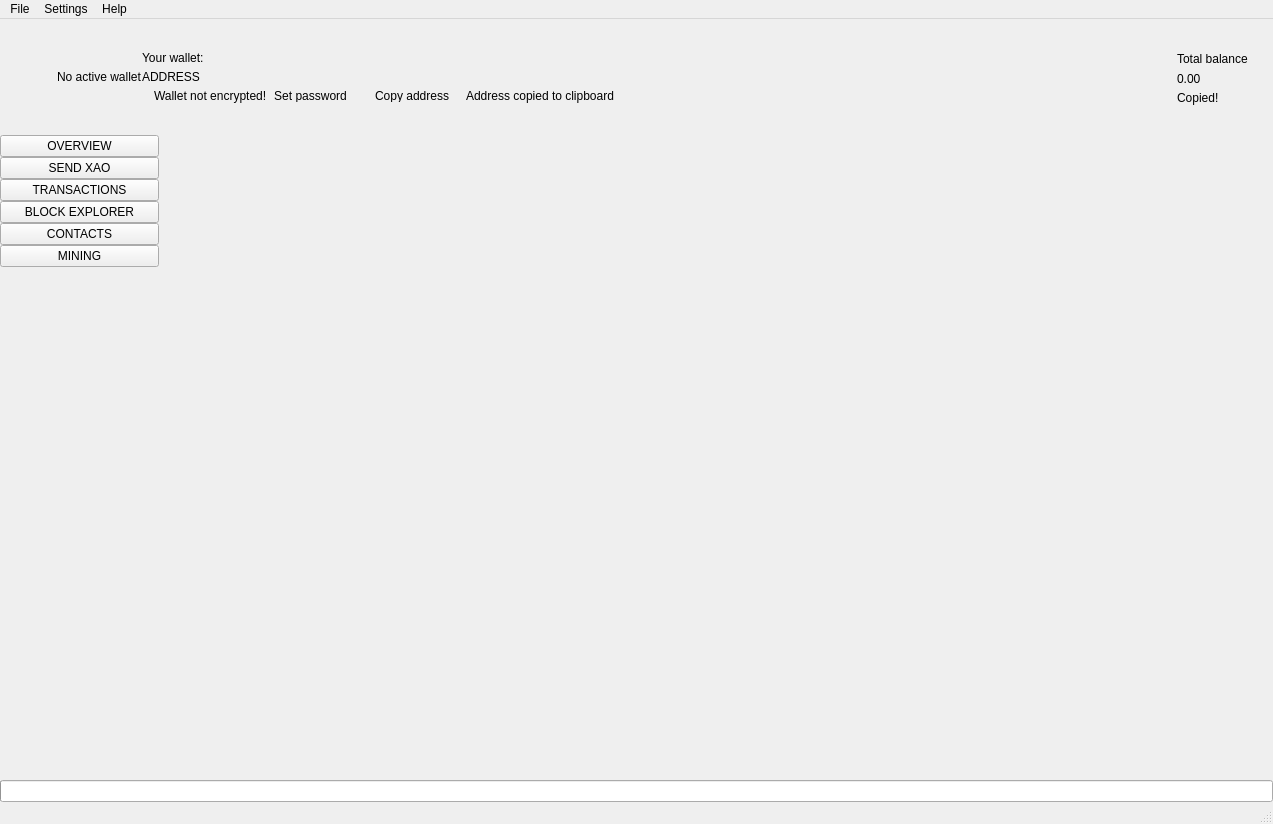
<?xml version="1.0" encoding="UTF-8"?>
<ui version="4.0">
 <class>MainWindow</class>
 <widget class="QMainWindow" name="MainWindow">
  <property name="geometry">
   <rect>
    <x>0</x>
    <y>0</y>
    <width>1273</width>
    <height>824</height>
   </rect>
  </property>
  <property name="sizePolicy">
   <sizepolicy hsizetype="Preferred" vsizetype="Preferred">
    <horstretch>0</horstretch>
    <verstretch>0</verstretch>
   </sizepolicy>
  </property>
  <property name="minimumSize">
   <size>
    <width>1260</width>
    <height>600</height>
   </size>
  </property>
  <property name="maximumSize">
   <size>
    <width>16777215</width>
    <height>16777215</height>
   </size>
  </property>
  <property name="windowTitle">
   <string>MainWindow</string>
  </property>
  <property name="windowIcon">
   <iconset>
    <normaloff>:/images/alloy</normaloff>:/images/alloy</iconset>
  </property>
  <widget class="QWidget" name="centralwidget">
   <layout class="QVBoxLayout" name="verticalLayout_2">
    <property name="spacing">
     <number>0</number>
    </property>
    <property name="leftMargin">
     <number>0</number>
    </property>
    <property name="topMargin">
     <number>0</number>
    </property>
    <property name="rightMargin">
     <number>0</number>
    </property>
    <property name="bottomMargin">
     <number>0</number>
    </property>
    <item>
     <widget class="QFrame" name="m_headerFrame">
      <property name="minimumSize">
       <size>
        <width>0</width>
        <height>116</height>
       </size>
      </property>
      <property name="maximumSize">
       <size>
        <width>16777215</width>
        <height>116</height>
       </size>
      </property>
      <property name="frameShape">
       <enum>QFrame::NoFrame</enum>
      </property>
      <property name="frameShadow">
       <enum>QFrame::Raised</enum>
      </property>
      <layout class="QHBoxLayout" name="horizontalLayout_3">
       <property name="spacing">
        <number>0</number>
       </property>
       <property name="leftMargin">
        <number>0</number>
       </property>
       <property name="topMargin">
        <number>0</number>
       </property>
       <property name="rightMargin">
        <number>25</number>
       </property>
       <property name="bottomMargin">
        <number>0</number>
       </property>
       <item>
        <spacer name="horizontalSpacer_2">
         <property name="orientation">
          <enum>Qt::Horizontal</enum>
         </property>
         <property name="sizeType">
          <enum>QSizePolicy::Fixed</enum>
         </property>
         <property name="sizeHint" stdset="0">
          <size>
           <width>30</width>
           <height>20</height>
          </size>
         </property>
        </spacer>
       </item>
       <item>
        <widget class="QLabel" name="m_logoLabel">
         <property name="text">
          <string/>
         </property>
        </widget>
       </item>
       <item>
        <spacer name="horizontalSpacer_5">
         <property name="orientation">
          <enum>Qt::Horizontal</enum>
         </property>
         <property name="sizeType">
          <enum>QSizePolicy::Fixed</enum>
         </property>
         <property name="sizeHint" stdset="0">
          <size>
           <width>20</width>
           <height>20</height>
          </size>
         </property>
        </spacer>
       </item>
       <item>
        <widget class="WalletGui::WalletSmallGrayTextLabel" name="m_noWalletLabel">
         <property name="text">
          <string>No active wallet</string>
         </property>
        </widget>
       </item>
       <item>
        <widget class="QFrame" name="m_walletFrame">
         <property name="frameShape">
          <enum>QFrame::NoFrame</enum>
         </property>
         <property name="frameShadow">
          <enum>QFrame::Raised</enum>
         </property>
         <layout class="QVBoxLayout" name="verticalLayout_3">
          <property name="spacing">
           <number>5</number>
          </property>
          <property name="leftMargin">
           <number>0</number>
          </property>
          <property name="topMargin">
           <number>0</number>
          </property>
          <property name="rightMargin">
           <number>0</number>
          </property>
          <property name="bottomMargin">
           <number>0</number>
          </property>
          <item>
           <spacer name="verticalSpacer_3">
            <property name="orientation">
             <enum>Qt::Vertical</enum>
            </property>
            <property name="sizeType">
             <enum>QSizePolicy::Minimum</enum>
            </property>
            <property name="sizeHint" stdset="0">
             <size>
              <width>20</width>
              <height>40</height>
             </size>
            </property>
           </spacer>
          </item>
          <item>
           <widget class="WalletGui::WalletSmallGrayTextLabel" name="m_walletLabel">
            <property name="text">
             <string>Your wallet:</string>
            </property>
            <property name="indent">
             <number>0</number>
            </property>
           </widget>
          </item>
          <item>
           <widget class="QLabel" name="m_addressLabel">
            <property name="sizePolicy">
             <sizepolicy hsizetype="Preferred" vsizetype="Preferred">
              <horstretch>0</horstretch>
              <verstretch>0</verstretch>
             </sizepolicy>
            </property>
            <property name="cursor">
             <cursorShape>PointingHandCursor</cursorShape>
            </property>
            <property name="toolTip">
             <string>Click to copy</string>
            </property>
            <property name="text">
             <string>ADDRESS</string>
            </property>
            <property name="indent">
             <number>0</number>
            </property>
           </widget>
          </item>
          <item>
           <layout class="QHBoxLayout" name="horizontalLayout_2">
            <property name="spacing">
             <number>0</number>
            </property>
            <item alignment="Qt::AlignTop">
             <widget class="QFrame" name="m_notEncryptedFrame">
              <property name="frameShape">
               <enum>QFrame::NoFrame</enum>
              </property>
              <property name="frameShadow">
               <enum>QFrame::Raised</enum>
              </property>
              <layout class="QHBoxLayout" name="horizontalLayout_4">
               <property name="spacing">
                <number>0</number>
               </property>
               <property name="leftMargin">
                <number>0</number>
               </property>
               <property name="topMargin">
                <number>0</number>
               </property>
               <property name="rightMargin">
                <number>0</number>
               </property>
               <property name="bottomMargin">
                <number>0</number>
               </property>
               <item alignment="Qt::AlignVCenter">
                <widget class="QLabel" name="m_notEncryptedIconLabel">
                 <property name="text">
                  <string/>
                 </property>
                 <property name="pixmap">
                  <pixmap resource="../../resources.qrc">:/icons/lock_open_gray</pixmap>
                 </property>
                 <property name="alignment">
                  <set>Qt::AlignLeading|Qt::AlignLeft|Qt::AlignVCenter</set>
                 </property>
                </widget>
               </item>
               <item>
                <spacer name="horizontalSpacer_11">
                 <property name="orientation">
                  <enum>Qt::Horizontal</enum>
                 </property>
                 <property name="sizeType">
                  <enum>QSizePolicy::Fixed</enum>
                 </property>
                 <property name="sizeHint" stdset="0">
                  <size>
                   <width>5</width>
                   <height>3</height>
                  </size>
                 </property>
                </spacer>
               </item>
               <item alignment="Qt::AlignVCenter">
                <widget class="WalletGui::WalletTinyGrayTextLabel" name="m_notEncryptedTextLabel">
                 <property name="text">
                  <string>Wallet not encrypted!</string>
                 </property>
                 <property name="alignment">
                  <set>Qt::AlignLeading|Qt::AlignLeft|Qt::AlignVCenter</set>
                 </property>
                </widget>
               </item>
               <item>
                <spacer name="horizontalSpacer_9">
                 <property name="orientation">
                  <enum>Qt::Horizontal</enum>
                 </property>
                 <property name="sizeType">
                  <enum>QSizePolicy::Fixed</enum>
                 </property>
                 <property name="sizeHint" stdset="0">
                  <size>
                   <width>3</width>
                   <height>3</height>
                  </size>
                 </property>
                </spacer>
               </item>
               <item alignment="Qt::AlignVCenter">
                <widget class="WalletGui::WalletTinyLinkLikeButton" name="m_encryptButton">
                 <property name="sizePolicy">
                  <sizepolicy hsizetype="Minimum" vsizetype="Minimum">
                   <horstretch>0</horstretch>
                   <verstretch>0</verstretch>
                  </sizepolicy>
                 </property>
                 <property name="minimumSize">
                  <size>
                   <width>0</width>
                   <height>3</height>
                  </size>
                 </property>
                 <property name="cursor">
                  <cursorShape>PointingHandCursor</cursorShape>
                 </property>
                 <property name="text">
                  <string>Set password</string>
                 </property>
                 <property name="flat">
                  <bool>true</bool>
                 </property>
                </widget>
               </item>
               <item>
                <spacer name="horizontalSpacer_10">
                 <property name="orientation">
                  <enum>Qt::Horizontal</enum>
                 </property>
                 <property name="sizeType">
                  <enum>QSizePolicy::Fixed</enum>
                 </property>
                 <property name="sizeHint" stdset="0">
                  <size>
                   <width>20</width>
                   <height>3</height>
                  </size>
                 </property>
                </spacer>
               </item>
              </layout>
             </widget>
            </item>
            <item alignment="Qt::AlignVCenter">
             <widget class="WalletGui::WalletTinyLinkLikeButton" name="m_copyAddressButton">
              <property name="sizePolicy">
               <sizepolicy hsizetype="Minimum" vsizetype="Minimum">
                <horstretch>0</horstretch>
                <verstretch>0</verstretch>
               </sizepolicy>
              </property>
              <property name="minimumSize">
               <size>
                <width>0</width>
                <height>3</height>
               </size>
              </property>
              <property name="cursor">
               <cursorShape>PointingHandCursor</cursorShape>
              </property>
              <property name="focusPolicy">
               <enum>Qt::NoFocus</enum>
              </property>
              <property name="autoFillBackground">
               <bool>true</bool>
              </property>
              <property name="text">
               <string>Copy address</string>
              </property>
              <property name="flat">
               <bool>true</bool>
              </property>
             </widget>
            </item>
            <item>
             <spacer name="horizontalSpacer_7">
              <property name="orientation">
               <enum>Qt::Horizontal</enum>
              </property>
              <property name="sizeType">
               <enum>QSizePolicy::Fixed</enum>
              </property>
              <property name="sizeHint" stdset="0">
               <size>
                <width>13</width>
                <height>3</height>
               </size>
              </property>
             </spacer>
            </item>
            <item alignment="Qt::AlignVCenter">
             <widget class="WalletGui::CopyMagicLabel" name="m_copyAddressLabel">
              <property name="text">
               <string>Address copied to clipboard</string>
              </property>
              <property name="alignment">
               <set>Qt::AlignLeading|Qt::AlignLeft|Qt::AlignVCenter</set>
              </property>
             </widget>
            </item>
            <item>
             <spacer name="horizontalSpacer">
              <property name="orientation">
               <enum>Qt::Horizontal</enum>
              </property>
              <property name="sizeHint" stdset="0">
               <size>
                <width>40</width>
                <height>3</height>
               </size>
              </property>
             </spacer>
            </item>
           </layout>
          </item>
          <item>
           <spacer name="verticalSpacer_2">
            <property name="orientation">
             <enum>Qt::Vertical</enum>
            </property>
            <property name="sizeType">
             <enum>QSizePolicy::Minimum</enum>
            </property>
            <property name="sizeHint" stdset="0">
             <size>
              <width>20</width>
              <height>40</height>
             </size>
            </property>
           </spacer>
          </item>
         </layout>
        </widget>
       </item>
       <item>
        <spacer name="horizontalSpacer_3">
         <property name="orientation">
          <enum>Qt::Horizontal</enum>
         </property>
         <property name="sizeType">
          <enum>QSizePolicy::Expanding</enum>
         </property>
         <property name="sizeHint" stdset="0">
          <size>
           <width>34</width>
           <height>20</height>
          </size>
         </property>
        </spacer>
       </item>
       <item>
        <spacer name="horizontalSpacer_8">
         <property name="orientation">
          <enum>Qt::Horizontal</enum>
         </property>
         <property name="sizeType">
          <enum>QSizePolicy::Fixed</enum>
         </property>
         <property name="sizeHint" stdset="0">
          <size>
           <width>34</width>
           <height>20</height>
          </size>
         </property>
        </spacer>
       </item>
       <item alignment="Qt::AlignRight|Qt::AlignVCenter">
        <widget class="QFrame" name="m_balanceFrame">
         <layout class="QGridLayout" name="gridLayout">
          <property name="leftMargin">
           <number>0</number>
          </property>
          <property name="topMargin">
           <number>30</number>
          </property>
          <property name="rightMargin">
           <number>0</number>
          </property>
          <property name="bottomMargin">
           <number>0</number>
          </property>
          <property name="verticalSpacing">
           <number>3</number>
          </property>
          <item row="0" column="2">
           <layout class="QVBoxLayout" name="verticalLayout_4">
            <item>
             <widget class="QLabel" name="m_balanceTextLabel">
              <property name="text">
               <string>Total balance</string>
              </property>
             </widget>
            </item>
            <item>
             <widget class="QLabel" name="m_balanceLabel">
              <property name="cursor">
               <cursorShape>PointingHandCursor</cursorShape>
              </property>
              <property name="toolTip">
               <string>Click to copy</string>
              </property>
              <property name="text">
               <string>0.00</string>
              </property>
             </widget>
            </item>
           </layout>
          </item>
          <item row="1" column="2">
           <widget class="WalletGui::CopyMagicLabel" name="m_balanceCopyLabel">
            <property name="text">
             <string>Copied!</string>
            </property>
           </widget>
          </item>
          <item row="0" column="1">
           <spacer name="horizontalSpacer_6">
            <property name="orientation">
             <enum>Qt::Horizontal</enum>
            </property>
            <property name="sizeType">
             <enum>QSizePolicy::Fixed</enum>
            </property>
            <property name="sizeHint" stdset="0">
             <size>
              <width>2</width>
              <height>39</height>
             </size>
            </property>
           </spacer>
          </item>
          <item row="2" column="2">
           <spacer name="verticalSpacer_5">
            <property name="orientation">
             <enum>Qt::Vertical</enum>
            </property>
            <property name="sizeType">
             <enum>QSizePolicy::Expanding</enum>
            </property>
            <property name="sizeHint" stdset="0">
             <size>
              <width>20</width>
              <height>50</height>
             </size>
            </property>
           </spacer>
          </item>
          <item row="0" column="0">
           <widget class="QLabel" name="m_balanceIconLabel">
            <property name="text">
             <string/>
            </property>
            <property name="pixmap">
             <pixmap resource="../../resources.qrc">:/icons/total_balance</pixmap>
            </property>
           </widget>
          </item>
         </layout>
        </widget>
       </item>
      </layout>
     </widget>
    </item>
    <item>
     <layout class="QHBoxLayout" name="horizontalLayout" stretch="0,0,0,0,0,0,0,0">
      <property name="spacing">
       <number>0</number>
      </property>
      <item>
       <widget class="QFrame" name="m_toolFrame">
        <property name="frameShape">
         <enum>QFrame::NoFrame</enum>
        </property>
        <property name="frameShadow">
         <enum>QFrame::Plain</enum>
        </property>
        <property name="lineWidth">
         <number>0</number>
        </property>
        <layout class="QVBoxLayout" name="verticalLayout">
         <property name="spacing">
          <number>0</number>
         </property>
         <property name="leftMargin">
          <number>0</number>
         </property>
         <property name="topMargin">
          <number>0</number>
         </property>
         <property name="rightMargin">
          <number>0</number>
         </property>
         <property name="bottomMargin">
          <number>0</number>
         </property>
         <item>
          <widget class="QPushButton" name="m_overviewButton">
           <property name="sizePolicy">
            <sizepolicy hsizetype="Minimum" vsizetype="Fixed">
             <horstretch>0</horstretch>
             <verstretch>0</verstretch>
            </sizepolicy>
           </property>
           <property name="focusPolicy">
            <enum>Qt::NoFocus</enum>
           </property>
           <property name="text">
            <string>OVERVIEW</string>
           </property>
           <property name="checkable">
            <bool>true</bool>
           </property>
           <attribute name="buttonGroup">
            <string notr="true">m_toolButtonGroup</string>
           </attribute>
          </widget>
         </item>
         <item>
          <widget class="QPushButton" name="m_sendButton">
           <property name="sizePolicy">
            <sizepolicy hsizetype="Minimum" vsizetype="Fixed">
             <horstretch>0</horstretch>
             <verstretch>0</verstretch>
            </sizepolicy>
           </property>
           <property name="focusPolicy">
            <enum>Qt::NoFocus</enum>
           </property>
           <property name="text">
            <string>SEND XAO</string>
           </property>
           <property name="checkable">
            <bool>true</bool>
           </property>
           <attribute name="buttonGroup">
            <string notr="true">m_toolButtonGroup</string>
           </attribute>
          </widget>
         </item>
         <item>
          <widget class="QPushButton" name="m_transactionsButton">
           <property name="sizePolicy">
            <sizepolicy hsizetype="Minimum" vsizetype="Fixed">
             <horstretch>0</horstretch>
             <verstretch>0</verstretch>
            </sizepolicy>
           </property>
           <property name="focusPolicy">
            <enum>Qt::NoFocus</enum>
           </property>
           <property name="text">
            <string>TRANSACTIONS</string>
           </property>
           <property name="checkable">
            <bool>true</bool>
           </property>
           <attribute name="buttonGroup">
            <string notr="true">m_toolButtonGroup</string>
           </attribute>
          </widget>
         </item>
         <item>
          <widget class="QPushButton" name="m_blockExplorerButton">
           <property name="focusPolicy">
            <enum>Qt::NoFocus</enum>
           </property>
           <property name="text">
            <string>BLOCK EXPLORER</string>
           </property>
           <property name="checkable">
            <bool>true</bool>
           </property>
           <attribute name="buttonGroup">
            <string notr="true">m_toolButtonGroup</string>
           </attribute>
          </widget>
         </item>
         <item>
          <widget class="QPushButton" name="m_addressBookButton">
           <property name="sizePolicy">
            <sizepolicy hsizetype="Minimum" vsizetype="Fixed">
             <horstretch>0</horstretch>
             <verstretch>0</verstretch>
            </sizepolicy>
           </property>
           <property name="focusPolicy">
            <enum>Qt::NoFocus</enum>
           </property>
           <property name="text">
            <string>CONTACTS</string>
           </property>
           <property name="checkable">
            <bool>true</bool>
           </property>
           <attribute name="buttonGroup">
            <string notr="true">m_toolButtonGroup</string>
           </attribute>
          </widget>
         </item>
         <item>
          <widget class="QPushButton" name="m_miningButton">
           <property name="focusPolicy">
            <enum>Qt::NoFocus</enum>
           </property>
           <property name="text">
            <string>MINING</string>
           </property>
           <property name="checkable">
            <bool>true</bool>
           </property>
           <attribute name="buttonGroup">
            <string notr="true">m_toolButtonGroup</string>
           </attribute>
          </widget>
         </item>
         <item>
          <spacer name="verticalSpacer">
           <property name="orientation">
            <enum>Qt::Vertical</enum>
           </property>
           <property name="sizeHint" stdset="0">
            <size>
             <width>20</width>
             <height>40</height>
            </size>
           </property>
          </spacer>
         </item>
        </layout>
       </widget>
      </item>
      <item>
       <widget class="WalletGui::OverviewFrame" name="m_overviewFrame">
        <property name="frameShape">
         <enum>QFrame::NoFrame</enum>
        </property>
        <property name="frameShadow">
         <enum>QFrame::Raised</enum>
        </property>
       </widget>
      </item>
      <item>
       <widget class="WalletGui::SendFrame" name="m_sendFrame">
        <property name="frameShape">
         <enum>QFrame::NoFrame</enum>
        </property>
        <property name="frameShadow">
         <enum>QFrame::Raised</enum>
        </property>
       </widget>
      </item>
      <item>
       <widget class="WalletGui::TransactionsFrame" name="m_transactionsFrame">
        <property name="frameShape">
         <enum>QFrame::NoFrame</enum>
        </property>
        <property name="frameShadow">
         <enum>QFrame::Raised</enum>
        </property>
       </widget>
      </item>
      <item>
       <widget class="WalletGui::AddressBookFrame" name="m_addressBookFrame">
        <property name="frameShape">
         <enum>QFrame::NoFrame</enum>
        </property>
        <property name="frameShadow">
         <enum>QFrame::Raised</enum>
        </property>
       </widget>
      </item>
      <item>
       <widget class="WalletGui::NoWalletFrame" name="m_noWalletFrame">
        <property name="frameShape">
         <enum>QFrame::NoFrame</enum>
        </property>
        <property name="frameShadow">
         <enum>QFrame::Raised</enum>
        </property>
       </widget>
      </item>
      <item>
       <widget class="WalletGui::BlockExplorerFrame" name="m_blockExplorerFrame">
        <property name="frameShape">
         <enum>QFrame::NoFrame</enum>
        </property>
        <property name="frameShadow">
         <enum>QFrame::Raised</enum>
        </property>
       </widget>
      </item>
      <item>
       <widget class="WalletGui::MiningFrame" name="m_miningFrame">
        <property name="frameShape">
         <enum>QFrame::NoFrame</enum>
        </property>
        <property name="frameShadow">
         <enum>QFrame::Raised</enum>
        </property>
       </widget>
      </item>
     </layout>
    </item>
    <item>
     <widget class="QProgressBar" name="m_syncProgress">
      <property name="maximum">
       <number>100</number>
      </property>
      <property name="value">
       <number>0</number>
      </property>
      <property name="textVisible">
       <bool>false</bool>
      </property>
     </widget>
    </item>
   </layout>
  </widget>
  <widget class="QMenuBar" name="menubar">
   <property name="geometry">
    <rect>
     <x>0</x>
     <y>0</y>
     <width>1273</width>
     <height>21</height>
    </rect>
   </property>
   <widget class="QMenu" name="menuFile">
    <property name="title">
     <string>File</string>
    </property>
    <addaction name="m_createWalletAction"/>
    <addaction name="m_openWalletAction"/>
    <addaction name="m_recentWalletsAction"/>
    <addaction name="m_backupWalletAction"/>
    <addaction name="m_saveKeysAction"/>
    <addaction name="m_resetAction"/>
    <addaction name="m_importKeyAction"/>
    <addaction name="m_exportKeyAction"/>
    <addaction name="m_exportTrackingKeyAction"/>
    <addaction name="m_exitAction"/>
   </widget>
   <widget class="QMenu" name="menuSettings">
    <property name="title">
     <string>Settings</string>
    </property>
    <widget class="QMenu" name="menuThemes">
     <property name="title">
      <string>Themes</string>
     </property>
    </widget>
    <addaction name="m_encryptWalletAction"/>
    <addaction name="m_changePasswordAction"/>
    <addaction name="separator"/>
    <addaction name="m_autostartAction"/>
    <addaction name="m_minimizeToTrayAction"/>
    <addaction name="m_closeToTrayAction"/>
    <addaction name="separator"/>
    <addaction name="m_preferencesAction"/>
    <addaction name="menuThemes"/>
   </widget>
   <widget class="QMenu" name="menuHelp">
    <property name="title">
     <string>Help</string>
    </property>
    <addaction name="m_communityForumAction"/>
    <addaction name="m_reportIssueAction"/>
    <addaction name="m_aboutAlloyAction"/>
    <addaction name="m_aboutQtAction"/>
   </widget>
   <addaction name="menuFile"/>
   <addaction name="menuSettings"/>
   <addaction name="menuHelp"/>
  </widget>
  <widget class="WalletGui::WalletStatusBar" name="statusBar"/>
  <action name="m_exitAction">
   <property name="checkable">
    <bool>false</bool>
   </property>
   <property name="enabled">
    <bool>true</bool>
   </property>
   <property name="text">
    <string>Exit</string>
   </property>
   <property name="shortcut">
    <string>Ctrl+Q</string>
   </property>
  </action>
  <action name="m_createWalletAction">
   <property name="enabled">
    <bool>true</bool>
   </property>
   <property name="text">
    <string>Create wallet</string>
   </property>
  </action>
  <action name="m_openWalletAction">
   <property name="enabled">
    <bool>true</bool>
   </property>
   <property name="text">
    <string>Open wallet</string>
   </property>
  </action>
  <action name="m_encryptWalletAction">
   <property name="enabled">
    <bool>true</bool>
   </property>
   <property name="text">
    <string>Encrypt wallet</string>
   </property>
  </action>
  <action name="m_changePasswordAction">
   <property name="enabled">
    <bool>true</bool>
   </property>
   <property name="text">
    <string>Change password</string>
   </property>
   <property name="toolTip">
    <string>Change password</string>
   </property>
  </action>
  <action name="m_aboutAlloyAction">
   <property name="enabled">
    <bool>true</bool>
   </property>
   <property name="text">
    <string>About Alloy</string>
   </property>
  </action>
  <action name="m_aboutQtAction">
   <property name="enabled">
    <bool>true</bool>
   </property>
   <property name="text">
    <string>About Qt</string>
   </property>
  </action>
  <action name="m_backupWalletAction">
   <property name="enabled">
    <bool>true</bool>
   </property>
   <property name="text">
    <string>Backup wallet</string>
   </property>
  </action>
  <action name="m_autostartAction">
   <property name="checkable">
    <bool>true</bool>
   </property>
   <property name="text">
    <string>Start on system login</string>
   </property>
  </action>
  <action name="m_minimizeToTrayAction">
   <property name="checkable">
    <bool>true</bool>
   </property>
   <property name="text">
    <string>Minimize to tray</string>
   </property>
  </action>
  <action name="m_closeToTrayAction">
   <property name="checkable">
    <bool>true</bool>
   </property>
   <property name="text">
    <string>Close to tray</string>
   </property>
  </action>
  <action name="m_preferencesAction">
   <property name="text">
    <string>Preferences</string>
   </property>
  </action>
  <action name="m_recentWalletsAction">
   <property name="text">
    <string>Recent wallets</string>
   </property>
  </action>
  <action name="m_exportTrackingKeyAction">
   <property name="text">
    <string>Export tracking key</string>
   </property>
   <property name="toolTip">
    <string>Export tracking key</string>
   </property>
  </action>
  <action name="m_importKeyAction">
   <property name="text">
    <string>Import key</string>
   </property>
   <property name="toolTip">
    <string>Import key</string>
   </property>
  </action>
  <action name="m_communityForumAction">
   <property name="text">
    <string>Community forum</string>
   </property>
  </action>
  <action name="m_reportIssueAction">
   <property name="text">
    <string>Report an issue</string>
   </property>
  </action>
  <action name="m_resetAction">
   <property name="text">
    <string>Reset wallet</string>
   </property>
  </action>
  <action name="m_saveKeysAction">
   <property name="text">
    <string>Save wallet keys</string>
   </property>
  </action>
  <action name="m_exportKeyAction">
   <property name="text">
    <string>Export key</string>
   </property>
   <property name="toolTip">
    <string>Export key</string>
   </property>
  </action>
 </widget>
 <customwidgets>
  <customwidget>
   <class>WalletGui::WalletSmallGrayTextLabel</class>
   <extends>QLabel</extends>
   <header>Gui/Common/WalletTextLabel.h</header>
  </customwidget>
  <customwidget>
   <class>WalletGui::CopyMagicLabel</class>
   <extends>QLabel</extends>
   <header>Gui/Common/CopyMagicLabel.h</header>
  </customwidget>
  <customwidget>
   <class>WalletGui::WalletTinyLinkLikeButton</class>
   <extends>QPushButton</extends>
   <header>Gui/Common/WalletLinkLikeButton.h</header>
  </customwidget>
  <customwidget>
   <class>WalletGui::OverviewFrame</class>
   <extends>QFrame</extends>
   <header>Gui/Overview/OverviewFrame.h</header>
   <container>1</container>
  </customwidget>
  <customwidget>
   <class>WalletGui::NoWalletFrame</class>
   <extends>QFrame</extends>
   <header>Gui/NoWallet/NoWalletFrame.h</header>
   <container>1</container>
  </customwidget>
  <customwidget>
   <class>WalletGui::WalletTinyGrayTextLabel</class>
   <extends>QLabel</extends>
   <header>Gui/Common/WalletTextLabel.h</header>
  </customwidget>
  <customwidget>
   <class>WalletGui::TransactionsFrame</class>
   <extends>QFrame</extends>
   <header>Gui/Transactions/TransactionsFrame.h</header>
   <container>1</container>
  </customwidget>
  <customwidget>
   <class>WalletGui::SendFrame</class>
   <extends>QFrame</extends>
   <header>Gui/Send/SendFrame.h</header>
   <container>1</container>
  </customwidget>
  <customwidget>
   <class>WalletGui::AddressBookFrame</class>
   <extends>QFrame</extends>
   <header>Gui/AddressBook/AddressBookFrame.h</header>
   <container>1</container>
  </customwidget>
  <customwidget>
   <class>WalletGui::BlockExplorerFrame</class>
   <extends>QFrame</extends>
   <header>Gui/BlockchainExplorer/BlockExplorerFrame.h</header>
   <container>1</container>
  </customwidget>
  <customwidget>
   <class>WalletGui::MiningFrame</class>
   <extends>QFrame</extends>
   <header>Gui/Mining/MiningFrame.h</header>
   <container>1</container>
  </customwidget>
  <customwidget>
   <class>WalletGui::WalletStatusBar</class>
   <extends>QStatusBar</extends>
   <header>Gui/MainWindow/WalletStatusBar.h</header>
  </customwidget>
 </customwidgets>
 <resources>
  <include location="../../resources.qrc"/>
 </resources>
 <connections>
  <connection>
   <sender>m_createWalletAction</sender>
   <signal>triggered()</signal>
   <receiver>MainWindow</receiver>
   <slot>createWallet()</slot>
   <hints>
    <hint type="sourcelabel">
     <x>-1</x>
     <y>-1</y>
    </hint>
    <hint type="destinationlabel">
     <x>449</x>
     <y>299</y>
    </hint>
   </hints>
  </connection>
  <connection>
   <sender>m_openWalletAction</sender>
   <signal>triggered()</signal>
   <receiver>MainWindow</receiver>
   <slot>openWallet()</slot>
   <hints>
    <hint type="sourcelabel">
     <x>-1</x>
     <y>-1</y>
    </hint>
    <hint type="destinationlabel">
     <x>449</x>
     <y>299</y>
    </hint>
   </hints>
  </connection>
  <connection>
   <sender>m_encryptWalletAction</sender>
   <signal>triggered()</signal>
   <receiver>MainWindow</receiver>
   <slot>encryptWallet()</slot>
   <hints>
    <hint type="sourcelabel">
     <x>-1</x>
     <y>-1</y>
    </hint>
    <hint type="destinationlabel">
     <x>449</x>
     <y>299</y>
    </hint>
   </hints>
  </connection>
  <connection>
   <sender>m_changePasswordAction</sender>
   <signal>triggered()</signal>
   <receiver>MainWindow</receiver>
   <slot>encryptWallet()</slot>
   <hints>
    <hint type="sourcelabel">
     <x>-1</x>
     <y>-1</y>
    </hint>
    <hint type="destinationlabel">
     <x>449</x>
     <y>299</y>
    </hint>
   </hints>
  </connection>
  <connection>
   <sender>m_aboutQtAction</sender>
   <signal>triggered()</signal>
   <receiver>MainWindow</receiver>
   <slot>aboutQt()</slot>
   <hints>
    <hint type="sourcelabel">
     <x>-1</x>
     <y>-1</y>
    </hint>
    <hint type="destinationlabel">
     <x>449</x>
     <y>299</y>
    </hint>
   </hints>
  </connection>
  <connection>
   <sender>m_backupWalletAction</sender>
   <signal>triggered()</signal>
   <receiver>MainWindow</receiver>
   <slot>backupWallet()</slot>
   <hints>
    <hint type="sourcelabel">
     <x>-1</x>
     <y>-1</y>
    </hint>
    <hint type="destinationlabel">
     <x>449</x>
     <y>299</y>
    </hint>
   </hints>
  </connection>
  <connection>
   <sender>m_aboutAlloyAction</sender>
   <signal>triggered()</signal>
   <receiver>MainWindow</receiver>
   <slot>about()</slot>
   <hints>
    <hint type="sourcelabel">
     <x>-1</x>
     <y>-1</y>
    </hint>
    <hint type="destinationlabel">
     <x>459</x>
     <y>299</y>
    </hint>
   </hints>
  </connection>
  <connection>
   <sender>m_overviewButton</sender>
   <signal>toggled(bool)</signal>
   <receiver>m_overviewFrame</receiver>
   <slot>setVisible(bool)</slot>
   <hints>
    <hint type="sourcelabel">
     <x>105</x>
     <y>154</y>
    </hint>
    <hint type="destinationlabel">
     <x>315</x>
     <y>448</y>
    </hint>
   </hints>
  </connection>
  <connection>
   <sender>m_transactionsButton</sender>
   <signal>toggled(bool)</signal>
   <receiver>m_transactionsFrame</receiver>
   <slot>setVisible(bool)</slot>
   <hints>
    <hint type="sourcelabel">
     <x>105</x>
     <y>178</y>
    </hint>
    <hint type="destinationlabel">
     <x>734</x>
     <y>448</y>
    </hint>
   </hints>
  </connection>
  <connection>
   <sender>m_addressBookButton</sender>
   <signal>toggled(bool)</signal>
   <receiver>m_addressBookFrame</receiver>
   <slot>setVisible(bool)</slot>
   <hints>
    <hint type="sourcelabel">
     <x>105</x>
     <y>226</y>
    </hint>
    <hint type="destinationlabel">
     <x>944</x>
     <y>448</y>
    </hint>
   </hints>
  </connection>
  <connection>
   <sender>m_sendButton</sender>
   <signal>toggled(bool)</signal>
   <receiver>m_sendFrame</receiver>
   <slot>setVisible(bool)</slot>
   <hints>
    <hint type="sourcelabel">
     <x>105</x>
     <y>250</y>
    </hint>
    <hint type="destinationlabel">
     <x>524</x>
     <y>448</y>
    </hint>
   </hints>
  </connection>
  <connection>
   <sender>m_copyAddressButton</sender>
   <signal>clicked()</signal>
   <receiver>MainWindow</receiver>
   <slot>copyAddress()</slot>
   <hints>
    <hint type="sourcelabel">
     <x>455</x>
     <y>112</y>
    </hint>
    <hint type="destinationlabel">
     <x>629</x>
     <y>399</y>
    </hint>
   </hints>
  </connection>
  <connection>
   <sender>m_autostartAction</sender>
   <signal>triggered(bool)</signal>
   <receiver>MainWindow</receiver>
   <slot>setStartOnLoginEnabled(bool)</slot>
   <hints>
    <hint type="sourcelabel">
     <x>-1</x>
     <y>-1</y>
    </hint>
    <hint type="destinationlabel">
     <x>629</x>
     <y>399</y>
    </hint>
   </hints>
  </connection>
  <connection>
   <sender>m_minimizeToTrayAction</sender>
   <signal>triggered(bool)</signal>
   <receiver>MainWindow</receiver>
   <slot>setMinimizeToTrayEnabled(bool)</slot>
   <hints>
    <hint type="sourcelabel">
     <x>-1</x>
     <y>-1</y>
    </hint>
    <hint type="destinationlabel">
     <x>629</x>
     <y>399</y>
    </hint>
   </hints>
  </connection>
  <connection>
   <sender>m_closeToTrayAction</sender>
   <signal>triggered(bool)</signal>
   <receiver>MainWindow</receiver>
   <slot>setCloseToTrayEnabled(bool)</slot>
   <hints>
    <hint type="sourcelabel">
     <x>-1</x>
     <y>-1</y>
    </hint>
    <hint type="destinationlabel">
     <x>629</x>
     <y>399</y>
    </hint>
   </hints>
  </connection>
  <connection>
   <sender>m_encryptButton</sender>
   <signal>clicked()</signal>
   <receiver>m_encryptWalletAction</receiver>
   <slot>trigger()</slot>
   <hints>
    <hint type="sourcelabel">
     <x>396</x>
     <y>121</y>
    </hint>
    <hint type="destinationlabel">
     <x>-1</x>
     <y>-1</y>
    </hint>
   </hints>
  </connection>
  <connection>
   <sender>m_preferencesAction</sender>
   <signal>triggered()</signal>
   <receiver>MainWindow</receiver>
   <slot>showPreferences()</slot>
   <hints>
    <hint type="sourcelabel">
     <x>-1</x>
     <y>-1</y>
    </hint>
    <hint type="destinationlabel">
     <x>629</x>
     <y>404</y>
    </hint>
   </hints>
  </connection>
  <connection>
   <sender>m_blockExplorerButton</sender>
   <signal>toggled(bool)</signal>
   <receiver>m_blockExplorerFrame</receiver>
   <slot>setVisible(bool)</slot>
   <hints>
    <hint type="sourcelabel">
     <x>90</x>
     <y>226</y>
    </hint>
    <hint type="destinationlabel">
     <x>1168</x>
     <y>453</y>
    </hint>
   </hints>
  </connection>
  <connection>
   <sender>m_miningButton</sender>
   <signal>toggled(bool)</signal>
   <receiver>m_miningFrame</receiver>
   <slot>setVisible(bool)</slot>
   <hints>
    <hint type="sourcelabel">
     <x>82</x>
     <y>274</y>
    </hint>
    <hint type="destinationlabel">
     <x>1180</x>
     <y>453</y>
    </hint>
   </hints>
  </connection>
  <connection>
   <sender>m_exportTrackingKeyAction</sender>
   <signal>triggered()</signal>
   <receiver>MainWindow</receiver>
   <slot>exportTrackingKey()</slot>
   <hints>
    <hint type="sourcelabel">
     <x>-1</x>
     <y>-1</y>
    </hint>
    <hint type="destinationlabel">
     <x>629</x>
     <y>404</y>
    </hint>
   </hints>
  </connection>
  <connection>
   <sender>m_importKeyAction</sender>
   <signal>triggered()</signal>
   <receiver>MainWindow</receiver>
   <slot>importKey()</slot>
   <hints>
    <hint type="sourcelabel">
     <x>-1</x>
     <y>-1</y>
    </hint>
    <hint type="destinationlabel">
     <x>629</x>
     <y>404</y>
    </hint>
   </hints>
  </connection>
  <connection>
   <sender>m_communityForumAction</sender>
   <signal>triggered()</signal>
   <receiver>MainWindow</receiver>
   <slot>communityForumTriggered()</slot>
   <hints>
    <hint type="sourcelabel">
     <x>-1</x>
     <y>-1</y>
    </hint>
    <hint type="destinationlabel">
     <x>629</x>
     <y>404</y>
    </hint>
   </hints>
  </connection>
  <connection>
   <sender>m_reportIssueAction</sender>
   <signal>triggered()</signal>
   <receiver>MainWindow</receiver>
   <slot>reportIssueTriggered()</slot>
   <hints>
    <hint type="sourcelabel">
     <x>-1</x>
     <y>-1</y>
    </hint>
    <hint type="destinationlabel">
     <x>629</x>
     <y>404</y>
    </hint>
   </hints>
  </connection>
  <connection>
   <sender>m_resetAction</sender>
   <signal>triggered()</signal>
   <receiver>MainWindow</receiver>
   <slot>resetWallet()</slot>
   <hints>
    <hint type="sourcelabel">
     <x>-1</x>
     <y>-1</y>
    </hint>
    <hint type="destinationlabel">
     <x>629</x>
     <y>404</y>
    </hint>
   </hints>
  </connection>
  <connection>
   <sender>m_saveKeysAction</sender>
   <signal>triggered()</signal>
   <receiver>MainWindow</receiver>
   <slot>saveWalletKeys()</slot>
   <hints>
    <hint type="sourcelabel">
     <x>-1</x>
     <y>-1</y>
    </hint>
    <hint type="destinationlabel">
     <x>636</x>
     <y>411</y>
    </hint>
   </hints>
  </connection>
  <connection>
   <sender>m_exportKeyAction</sender>
   <signal>triggered()</signal>
   <receiver>MainWindow</receiver>
   <slot>exportKey()</slot>
   <hints>
    <hint type="sourcelabel">
     <x>-1</x>
     <y>-1</y>
    </hint>
    <hint type="destinationlabel">
     <x>636</x>
     <y>411</y>
    </hint>
   </hints>
  </connection>
 </connections>
 <slots>
  <slot>createWallet()</slot>
  <slot>openWallet()</slot>
  <slot>encryptWallet()</slot>
  <slot>aboutQt()</slot>
  <slot>backupWallet()</slot>
  <slot>showLog()</slot>
  <slot>about()</slot>
  <slot>copyAddress()</slot>
  <slot>setStartOnLoginEnabled(bool)</slot>
  <slot>setMinimizeToTrayEnabled(bool)</slot>
  <slot>setCloseToTrayEnabled(bool)</slot>
  <slot>showPreferences()</slot>
  <slot>exportTrackingKey()</slot>
  <slot>importKey()</slot>
  <slot>communityForumTriggered()</slot>
  <slot>reportIssueTriggered()</slot>
  <slot>resetWallet()</slot>
  <slot>saveWalletKeys()</slot>
  <slot>exportKey()</slot>
 </slots>
 <buttongroups>
  <buttongroup name="m_toolButtonGroup">
   <property name="exclusive">
    <bool>true</bool>
   </property>
  </buttongroup>
 </buttongroups>
</ui>
